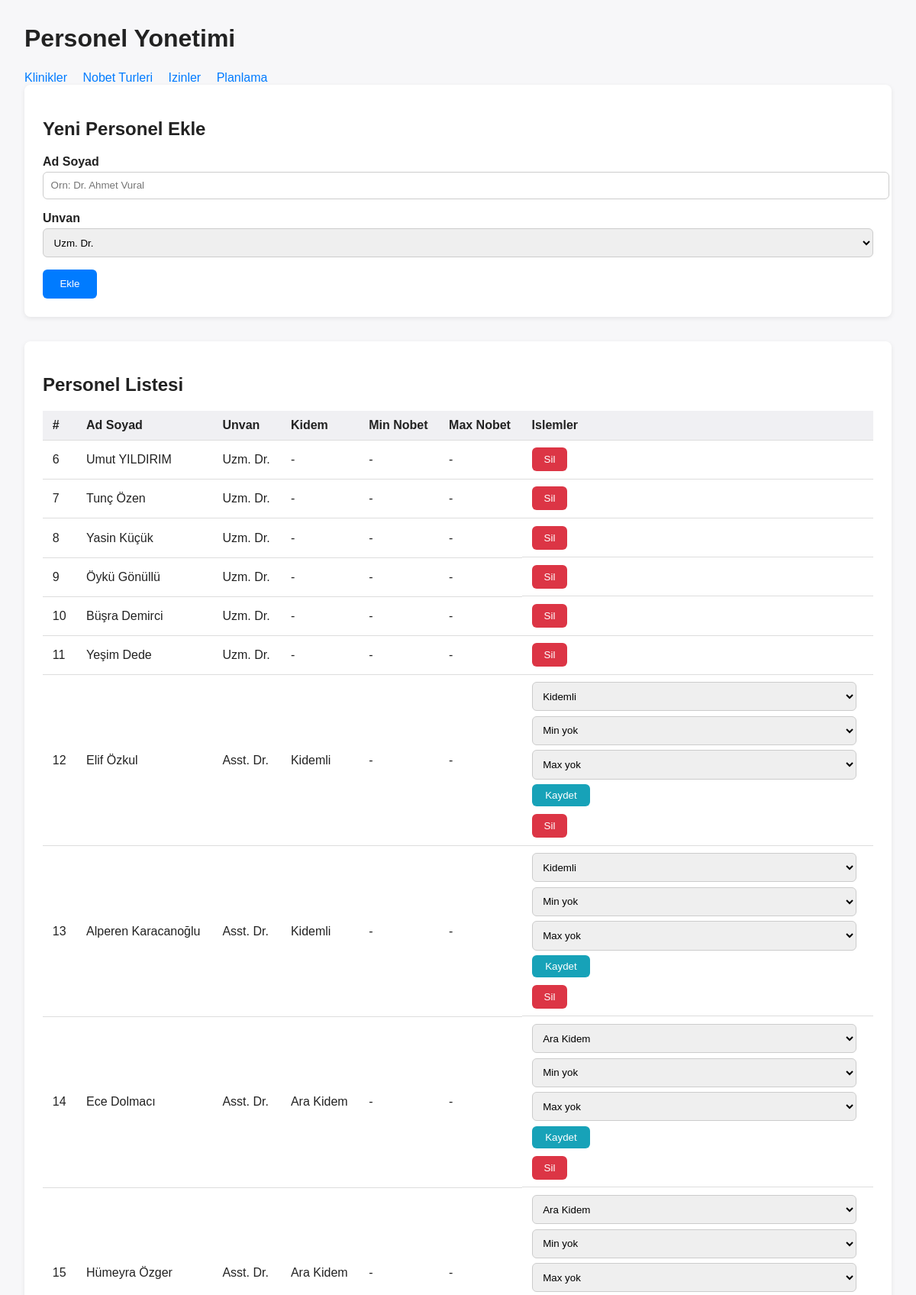
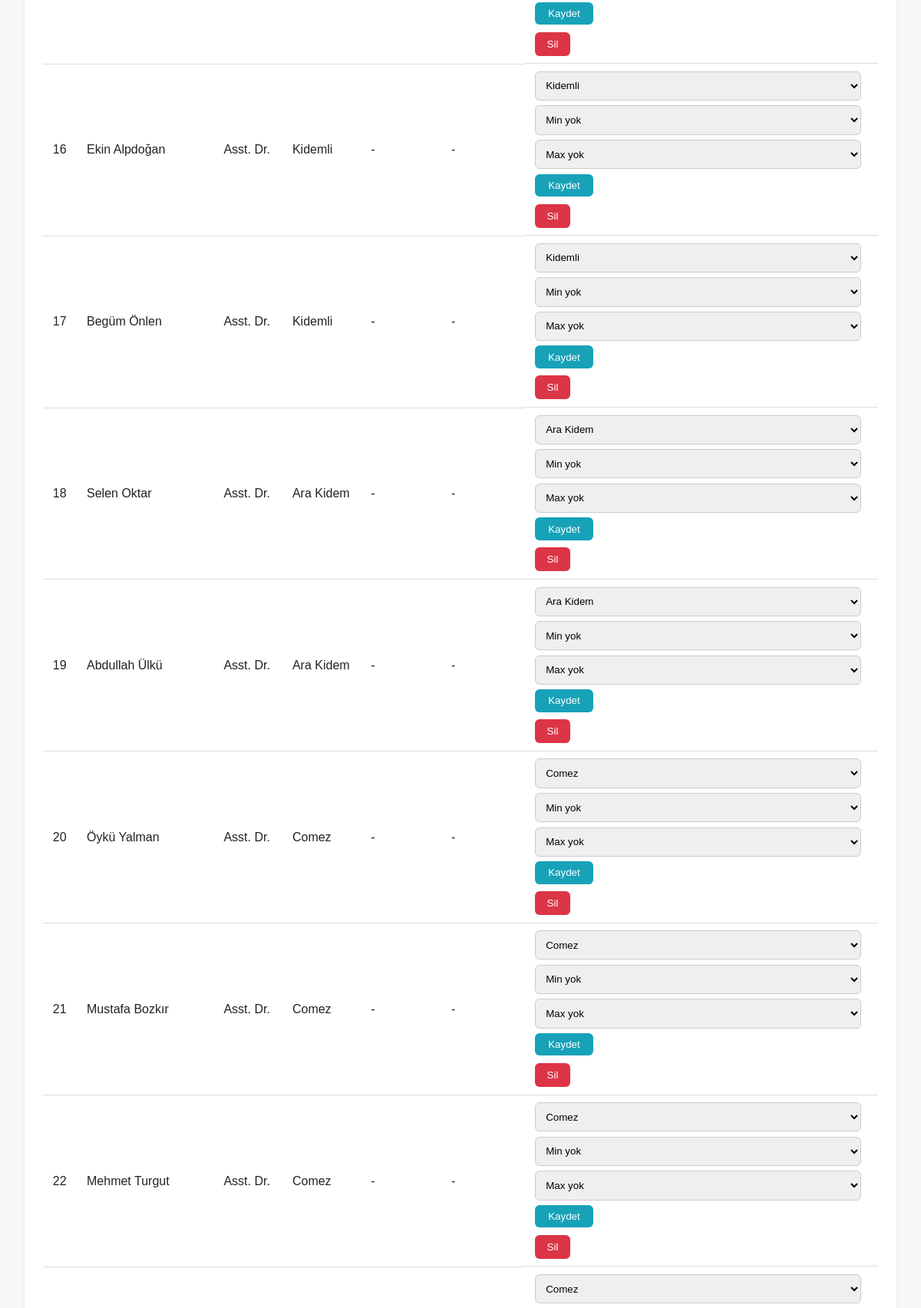
/personel (upper part), run on the app's committed database (2 pictures, top to bottom).
### tables this page shows
CREATE TABLE "staff" (
            id INTEGER PRIMARY KEY AUTOINCREMENT,
            name TEXT NOT NULL,
            title TEXT NOT NULL,
            seniority TEXT,
            min_night_duties_per_month INTEGER,
            max_night_duties_per_month INTEGER
        );

### app.py (the view, shortened to what this page needs)
@app.route("/personel", methods=["GET", "POST"])
def personel():
    error = None
    title_options = ["Uzm. Dr.", "Asst. Dr."]
    seniority_options = [
        ("kidemli", "Kidemli"),
        ("ara", "Ara Kidem"),
        ("comez", "Comez"),
    ]
    night_limit_options = list(range(0, 11))
    allowed_seniority_values = {value for value, _label in seniority_options}
    staff_records = list(list_staff())
    return render_template(
        "personel.html",
        staff=staff_records,
        error=error,
        seniority_options=seniority_options,
        title_options=title_options,
        seniority_labels=dict(seniority_options),
        night_limit_options=night_limit_options,
    )

### src/db.py (called while the page is built)
def get_connection() -> sqlite3.Connection:
    conn = sqlite3.connect(DB_PATH)
    conn.row_factory = sqlite3.Row
    conn.execute("PRAGMA foreign_keys = ON")
    return conn

def list_staff() -> Iterable[Mapping[str, Optional[str]]]:
    with get_connection() as conn:
        rows = conn.execute(
            "SELECT id, name, title, seniority, min_night_duties_per_month, max_night_duties_per_month FROM staff ORDER BY id ASC"
        ).fetchall()
    return rows

### templates/personel.html (shortened to what this page needs)
<!doctype html>
<html lang="tr">
  <head>
  </head>
  <body>
    <h1>Personel Yonetimi</h1>
    <nav>
      <a href="{{ url_for('klinikler') }}">Klinikler</a>
      <a href="{{ url_for('nobetler') }}">Nobet Turleri</a>
      <a href="{{ url_for('nler') }}">Izinler</a>
      <a href="{{ url_for('planla') }}">Planlama</a>
    </nav>
    <section class="panel">
      <h2>Yeni Personel Ekle</h2>
      <form method="post" action="{{ url_for('personel') }}">
        <label for="name">Ad Soyad</label>
        <input type="text" id="name" name="name" placeholder="Orn: Dr. Ahmet Vural" required>
        <label for="title">Unvan</label>
        <select id="title" name="title" required>
          {% for option in title_options %}
            <option value="{{ option }}">{{ option }}</option>
          {% endfor %}
        </select>
        <button type="submit">Ekle</button>
      </form>
    </section>
    <section class="panel">
      <h2>Personel Listesi</h2>
      {% if staff %}
        <table>
          <thead>
            <tr>
              <th>#</th>
              <th>Ad Soyad</th>
              <th>Unvan</th>
              <th>Kidem</th>
              <th>Min Nobet</th>
              <th>Max Nobet</th>
              <th>Islemler</th>
            </tr>
          </thead>
          <tbody>
            {% for person in staff %}
              {% set seniority_value = person['seniority'] %}
              <tr>
                <td>{{ person['id'] }}</td>
                <td>{{ person['name'] }}</td>
                <td>{{ person['title'] }}</td>
                <td>{{ seniority_labels.get(seniority_value, '-') if seniority_value else '-' }}</td>
                <td>{{ person["min_night_duties_per_month"] if person["min_night_duties_per_month"] is not none else '-' }}</td>
                <td>{{ person["max_night_duties_per_month"] if person["max_night_duties_per_month"] is not none else '-' }}</td>
                <td class="actions">
                  {% if person["title"] == "Asst. Dr." %}
                    <form method="post" action="{{ url_for('personel') }}" class="update-form">
                      <select name="seniority" aria-label="Kidem secin">
                        {% for value, label in seniority_options %}
                          <option value="{{ value }}" {% if person['seniority'] == value %}selected{% endif %}>{{ label }}</option>
                        {% endfor %}
                      </select>
                      <select name="min_night" aria-label="Minimum nobet">
                        <option value="" {% if person['min_night_duties_per_month'] is none %}selected{% endif %}>Min yok</option>
                      </select>
                      <select name="max_night" aria-label="Maksimum nobet">
                        <option value="" {% if person['max_night_duties_per_month'] is none %}selected{% endif %}>Max yok</option>
                      </select>
                      <button type="submit">Kaydet</button>
                    </form>
                  {% endif %}
                  <form method="post" action="{{ url_for('personel') }}">
                    <button type="submit" class="delete">Sil</button>
                  </form>
                </td>
              </tr>
            {% endfor %}
          </tbody>
        </table>
      {% else %}
        <p class="empty-state">Henuz kayitli personel bulunmuyor.</p>
      {% endif %}
    </section>
  </body>
</html>

### templates/personel.html (style rules this page uses)
body { font-family: Arial, sans-serif; margin: 2rem; background: #f7f7f9; color: #222; }
h1 { margin-bottom: 1.5rem; }
.panel { background: #fff; padding: 1.5rem; border-radius: 8px; box-shadow: 0 2px 6px rgba(0,0,0,0.08); margin-bottom: 2rem; }
table { width: 100%; border-collapse: collapse; margin-top: 1rem; }
th, td { padding: 0.6rem 0.8rem; border-bottom: 1px solid #ddd; text-align: left; vertical-align: middle; }
th { background: #f0f0f3; }
form label { display: block; font-weight: bold; margin-bottom: 0.25rem; }
form input, form select { width: 100%; padding: 0.6rem; margin-bottom: 1rem; border: 1px solid #ccc; border-radius: 6px; }
button { background: #007bff; color: white; padding: 0.7rem 1.4rem; border: none; border-radius: 6px; cursor: pointer; }
nav a { margin-right: 1rem; text-decoration: none; color: #007bff; }
.actions { display: flex; flex-direction: column; gap: 0.6rem; align-items: flex-start; }
.actions form { display: flex; flex-wrap: wrap; gap: 0.4rem; margin: 0; }
.actions button.delete { background: #dc3545; padding: 0.5rem 1rem; }
.update-form select, .update-form button { margin-bottom: 0; }
.update-form select { min-width: 110px; }
.update-form button { background: #17a2b8; padding: 0.45rem 1.1rem; }

### data on the page
staff: id "6", name "Umut YILDIRIM", title "Uzm. Dr.", seniority_labels "-", person "-"
staff: id "7", name "Tunç Özen", title "Uzm. Dr.", seniority_labels "-", person "-"
staff: id "8", name "Yasin Küçük", title "Uzm. Dr.", seniority_labels "-", person "-"
staff: id "9", name "Öykü Gönüllü", title "Uzm. Dr.", seniority_labels "-", person "-"
staff: id "10", name "Büşra Demirci", title "Uzm. Dr.", seniority_labels "-", person "-"
staff: id "11", name "Yeşim Dede", title "Uzm. Dr.", seniority_labels "-", person "-"
staff: id "12", name "Elif Özkul", title "Asst. Dr.", seniority "Kidemli", person "-"
staff: id "13", name "Alperen Karacanoğlu", title "Asst. Dr.", seniority "Kidemli", person "-"
staff: id "14", name "Ece Dolmacı", title "Asst. Dr.", seniority "Ara Kidem", person "-"
staff: id "15", name "Hümeyra Özger", title "Asst. Dr.", seniority "Ara Kidem", person "-"
staff: id "16", name "Ekin Alpdoğan", title "Asst. Dr.", seniority "Kidemli", person "-"
staff: id "17", name "Begüm Önlen", title "Asst. Dr.", seniority "Kidemli", person "-"
staff: id "18", name "Selen Oktar", title "Asst. Dr.", seniority "Ara Kidem", person "-"
staff: id "19", name "Abdullah Ülkü", title "Asst. Dr.", seniority "Ara Kidem", person "-"
staff: id "20", name "Öykü Yalman", title "Asst. Dr.", seniority "Comez", person "-"
staff: id "21", name "Mustafa Bozkır", title "Asst. Dr.", seniority "Comez", person "-"
staff: id "22", name "Mehmet Turgut", title "Asst. Dr.", seniority "Comez", person "-"
staff: seniority "Comez"

### other printed values
form field title "Uzm. Dr."
